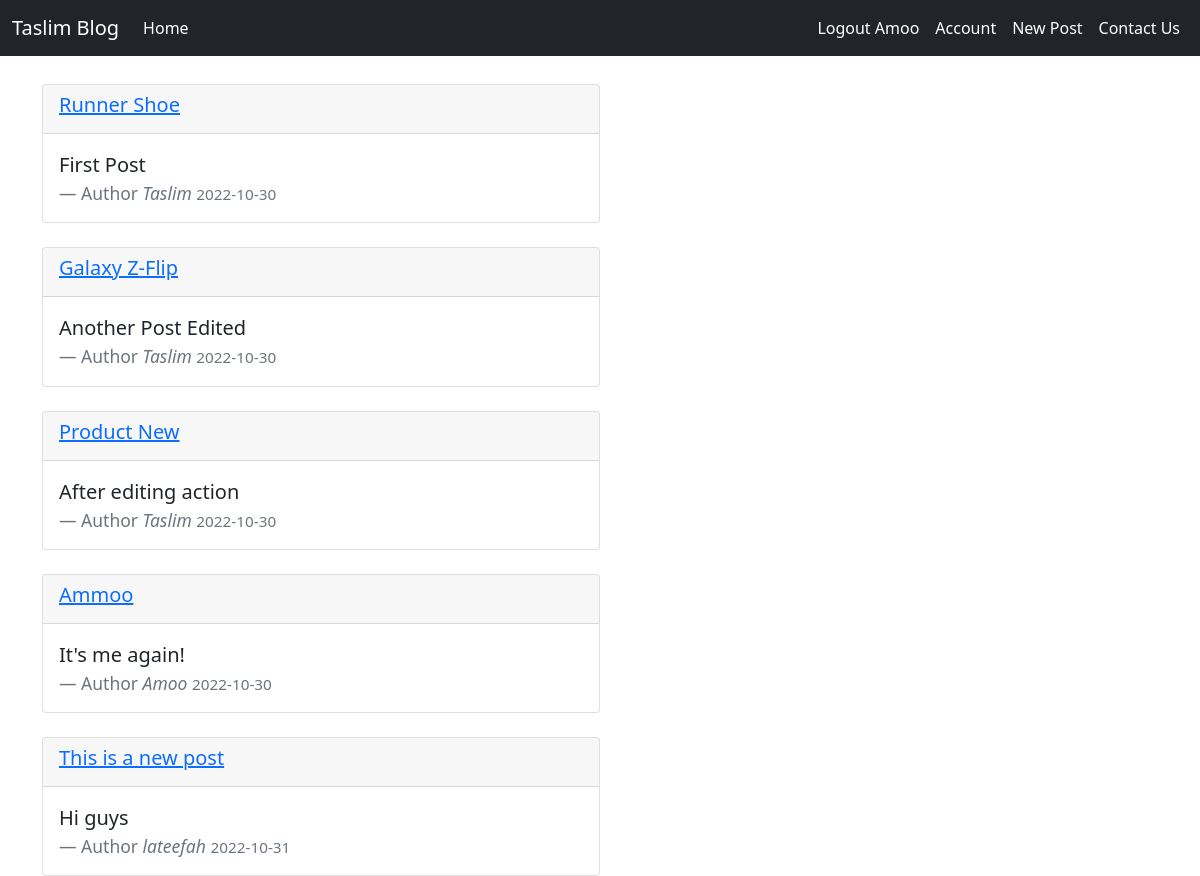
The app's page / (signed in) with its own data.
### app.py (models this page shows, shortened)
class User(db.Model, UserMixin):
    id = db.Column(db.Integer(), primary_key=True)
    username = db.Column(db.String(20), unique=True, nullable=False)
    email = db.Column(db.String(120), unique=True, nullable=False)
    password = db.Column(db.String(60), nullable=False)
    posts = db.relationship('Post', backref='author', lazy=True)

class Post(db.Model):
    id = db.Column(db.Integer, primary_key=True)
    title = db.Column(db.String(100), nullable=False)
    date_posted = db.Column(db.DateTime, nullable=False, default=datetime.utcnow)
    content = db.Column(db.Text, nullable=False)
    user_id = db.Column(db.Integer, db.ForeignKey('user.id'), nullable=False)

### app.py (the view)
@app.route("/home")
@app.route("/")
def home():
    posts = Post.query.all()
    return render_template('home.html', posts=posts)

### app.py (called while the page is built)
@login_manager.user_loader
def user_loader(id):
    return User.query.get(int(id))

### templates/home.html (shortened to what this page needs)
{% extends 'base.html' %}
{% block content %}
    {% for post in posts %}
    <div class="card col-md-6 mt-4">
        <div class="card-header">
            <h5><a href="{{ url_for('post', post_id=post.id) }}" class="article-title">{{ post.title }}</a></h5>
        </div>
        <div class="card-body">
        <blockquote class="blockquote mb-0">
            <p>{{ post.content }}</p>
            <footer class="blockquote-footer">Author <cite title="Source Title">{{ post.author.username }} </cite><small class="text-muted">{{ post.date_posted.strftime('%Y-%m-%d') }}</small></footer>
        </blockquote>
        </div>
    </div>
    {% endfor %}
{% endblock %}

### templates/base.html (shortened to what this page needs)
<!doctype html>
<html lang="en">
  <head>
    <link href="https://cdn.jsdelivr.net/npm/bootstrap@5.0.2/dist/css/bootstrap.min.css" rel="stylesheet">
    <link rel="stylesheet" type="text/css" href="{{ url_for('static', filename='css/main.css')}}">
  </head>
  <body>
        <nav class="navbar navbar-expand-lg fixed-top navbar-dark bg-dark">
            <div class="container-fluid">
              <a class="navbar-brand" href="#">Taslim Blog</a>
              <div class="collapse navbar-collapse" id="navbarNavDropdown">
                <ul class="navbar-nav me-auto">
                    <li class="nav-item active">
                        <a class="nav-link active" aria-current="page" href="{{ url_for('home') }}">Home</a>
                    </li>
                </ul>
                <ul class="navbar-nav">
                    {% if current_user.is_authenticated %}
                    <li class="nav-item">
                        <a class="nav-link active" aria-current="page" href="{{ url_for('logout') }}">Logout {{ current_user.username }}</a>
                    </li>
                    <li class="nav-item">
                        <a class="nav-link active" aria-current="page" href="{{ url_for('about') }}">Account</a>
                    </li>
                    <li class="nav-item">
                        <a class="nav-link active" aria-current="page" href="{{ url_for('new_post') }}">New Post</a>
                    </li>
                    {% endif %}
                    <li class="nav-item">
                      <a class="nav-link active" aria-current="page" href="{{ url_for('contact') }}">Contact Us</a>
                    </li>
                </ul>
            </div>
            </div>
          </nav>
    <div class="container">
        {% block content %}
        {% endblock %}
    </div>
  </body>
</html>

### static/css/main.css (style rules this page uses)
.container { margin-top: 60px; }

### records on screen
User: username "Amoo"
Post: title "Runner Shoe", content "First Post", author.username "Taslim", date_posted "2022-10-30"
Post: title "Galaxy Z-Flip", content "Another Post Edited", author.username "Taslim", date_posted "2022-10-30"
Post: title "Product New", content "After editing action", author.username "Taslim", date_posted "2022-10-30"
Post: title "Ammoo", content "It's me again!", author.username "Amoo", date_posted "2022-10-30"
Post: title "This is a new post", content "Hi guys", author.username "lateefah", date_posted "2022-10-31"
